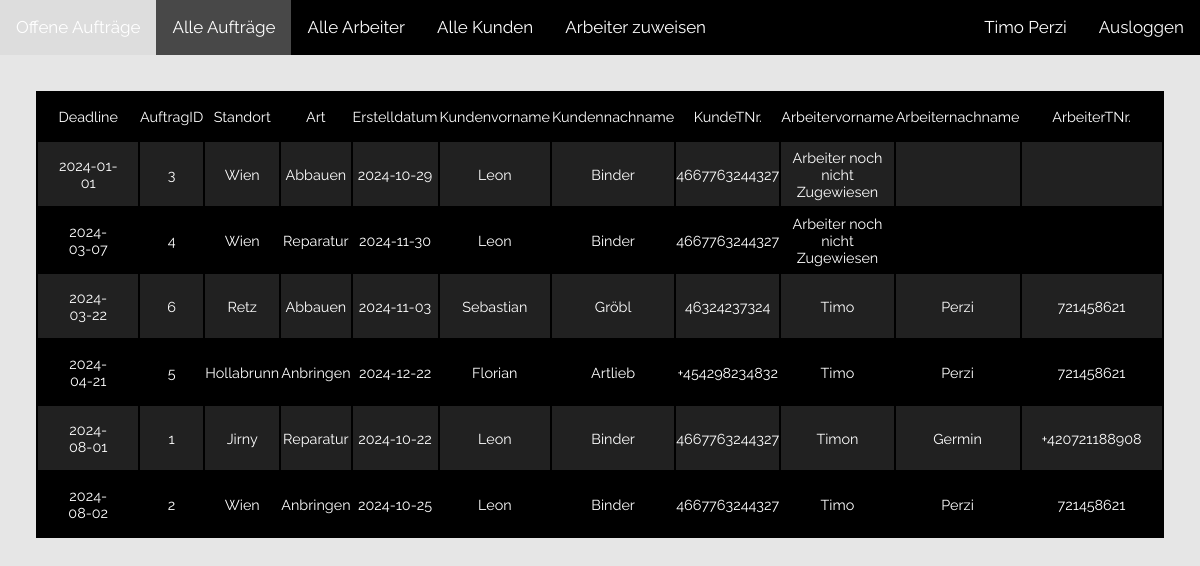
The app's page /Firma-Database-und-UI/pages/admin_pages/alle_auftraege.php (signed in) with its own data.
### tables this page shows
create table Arbeiter(
ID int NOT NULL AUTO_INCREMENT,
Vorname varchar(40) NOT NULL,
Nachname varchar(40) NOT NULL,
Telefonnummer varchar(30),
Email varchar(40) NOT NULL,
Passwort varchar(40) NOT NULL,
PRIMARY KEY (ID)
);

create table Auftrag(
ID int NOT NULL AUTO_INCREMENT,
Preis int NOT NULL,
Erstelldatum DATE,
Deadline DATE NOT NULL,
Art varchar(40), 
Erledigt VARCHAR(1) NOT NULL DEFAULT 'N',
LogoID int NOT NULL,
KundeID int NOT NULL,
ArbeiterID int NOT NULL,
primary key (ID),
FOREIGN KEY (LogoID) REFERENCES Logo(ID),
FOREIGN KEY (KundeID) REFERENCES Kunde(ID),
FOREIGN KEY (ArbeiterID) REFERENCES Arbeiter(ID)
);

create table Logo(
ID int NOT NULL AUTO_INCREMENT,
Standort varchar(40) NOT NULL,
Zustand varchar(40),
Typ varchar(40) NOT NULL,
PRIMARY KEY (ID)
);

create table Kunde(
ID int NOT NULL AUTO_INCREMENT,
Vorname varchar(40) NOT NULL,
Nachname varchar(40) NOT NULL,
Telefonnummer varchar(30),
Email varchar(40) NOT NULL,
Passwort varchar(50) NOT NULL,
PRIMARY KEY (ID)
);

### Firma-Database-und-UI/php_functions/session.php (called while the page is built, shortened)
<?php
include "connect.php";
$email_check = $_SESSION["Email"];
$pass_check = $_SESSION["Passwort"];
$mode_check = $_SESSION["Mode"];
if (!($_SESSION["Email"] === "admin@mail.com" && $_SESSION["Passwort"] === "1234")) {
    if ($mode_check === "Arbeiter") {
        $sql = "SELECT * FROM arbeiter WHERE Email='$email_check' AND Passwort='$pass_check'";
    } else {
        $sql = "SELECT * FROM kunde WHERE Email='$email_check' AND Passwort='$pass_check'";
    }
    $result = mysqli_query($conn, $sql);
    if (mysqli_num_rows($result) === 1) {
        $row = mysqli_fetch_assoc($result);
        if (
            $row["Email"] === $email_check &&
            $row["Passwort"] === $pass_check
        ) {
            $login_session = $row["Vorname"] . " " . $row["Nachname"];
        } else {
            header("location: ../pages/index.php");
            die();
        }
    } else {
        header("location: ../pages/index.php");
        die();
    }
}
else
{
    $login_session = "Admin";
}
?>

### Firma-Database-und-UI/php_functions/display_data.php (the view, shortened to what this page needs)
<?php
function display_data($data) {
    $output = "<table class='data_table'>";
    foreach($data as $column => $var) {
        $output .= '<tr>';
        if($column===0) {
            foreach($var as $row => $val) {
                $output .= "<td>" . $row . '</td>';
            }
            $output .= '</tr>';
        }
        foreach($var as $val) {
            $output .= '<td>' . $val . '</td>';
        }
        $output .= '</tr>';
    }
    $output .= '</table>';
    echo $output;
}

### Firma-Database-und-UI/pages/admin_pages/alle_auftraege.php (shortened to what this page needs)
<?php
include "../../php_functions/session.php";
include "../../php_functions/connect.php";
include "../../php_functions/display_data.php";
?>
<html lang="en">
<head>
    <link rel="stylesheet" href="../../css_files/overview.css">
</head>
<body>
<div class="topnav">
    <a  href="admin.php">Offene Aufträge</a>
    <a  class="active" href="alle_auftraege.php">Alle Aufträge</a>
    <a  href="alle_arbeiter.php">Alle Arbeiter</a>
    <a  href="alle_kunden.php">Alle Kunden</a>
    <a href="arbeiter_zuweisen.php">Arbeiter zuweisen</a>
    <a class="logout" href = "../../php_functions/logout.php">Ausloggen</a>
    <a class="name" ><?php echo $login_session?></a>
</div>
<div>
    <?php
    $query = "select Deadline, auftrag.ID as 'AuftragID', logo.Standort, auftrag.Art, auftrag.Erstelldatum, kunde.vorname as 'Kundenvorname', kunde.Nachname as 'Kundennachname', kunde.Telefonnummer as 'KundeTNr.', arbeiter.Vorname as 'Arbeitervorname', arbeiter.Nachname as 'Arbeiternachname', arbeiter.Telefonnummer as 'ArbeiterTNr.'
from logo join auftrag on logo.id = auftrag.logoid join kunde on auftrag.kundeid = kunde.id join arbeiter on auftrag.arbeiterid = arbeiter.id order by Deadline;
";
    $result = mysqli_query($conn, $query);
    display_data($result);
    ?>
</div>
</body>
</html>

### Firma-Database-und-UI/css_files/overview.css (style rules this page uses)
* { box-sizing: border-box; margin: 0; padding: 0; font-family: Raleway, sans-serif; }
html { font-size: 62.5%; }
body { font-family: 'Roboto', 'Helvetica Neue', Helvetica, Arial, sans-serif; font-size: 1.6rem; line-height: 1.6; -webkit-font-smoothing: antialiased; -moz-osx-font-smoothing: grayscale; background-color: rgba(57, 57, 57, 0.12); -webkit-text-fill-color: white; }
table { margin-left: auto; margin-right: auto; width: 90%; min-width: 300px; margin-bottom: 2.4rem; background-color: black; color: #fff; overflow: hidden; }
table tr:nth-child(even) { background-color: #212121; }
table td { display: block; font-size: 90%; }
table td:first-child { padding-top: 1rem; }
table td:last-child { padding-bottom: 1rem; }
table td:before { content: attr(data-th) ':\00a0'; font-weight: bold; min-width: 8rem; display: inline-block; }
@media (min-width: 600px) { table td:before { display: none; } }
@media (min-width: 600px) { table td { display: table-cell; text-align: center; } }
@media (min-width: 600px) { table td:first-child, table td:last-child { padding: 1.5rem 2rem; } }
.topnav { background-color: BLACK ; overflow: hidden; }
.topnav a { float: left; color: #f2f2f2; text-align: center; padding: 14px 16px; text-decoration: none; font-size: 17px; }
.topnav a.active { background-color: #484848; color: white; }
a.logout { float: right; color: #f2f2f2; text-align: center; padding: 14px 16px; text-decoration: none; font-size: 17px; }
a.name { color: whitesmoke; float: right; text-align: center; padding: 14px 16px; text-decoration: none; font-size: 17px; }
.data_table { margin-top: 3%; }

### records on screen
arbeiter: login_session "Timo Perzi"
auftrag: row "Deadline", row "AuftragID", row "Standort", row "Art", row "Erstelldatum", row "Kundenvorname", row "Kundennachname", row "KundeTNr.", row "Arbeitervorname", row "Arbeiternachname", row "ArbeiterTNr.", Deadline "2024-01-01", ID "3", LogoID.Standort "Wien", Art "Abbauen", Erstelldatum "2024-10-29", KundeID.Vorname "Leon", KundeID.Nachname "Binder", KundeID.Telefonnummer "4667763244327", ArbeiterID.Vorname "Arbeiter noch nicht Zugewiesen"
auftrag: Deadline "2024-03-07", ID "4", LogoID.Standort "Wien", Art "Reparatur", Erstelldatum "2024-11-30", KundeID.Vorname "Leon", KundeID.Nachname "Binder", KundeID.Telefonnummer "4667763244327", ArbeiterID.Vorname "Arbeiter noch nicht Zugewiesen"
auftrag: Deadline "2024-03-22", ID "6", LogoID.Standort "Retz", Art "Abbauen", Erstelldatum "2024-11-03", KundeID.Vorname "Sebastian", KundeID.Nachname "Gröbl", KundeID.Telefonnummer "46324237324", ArbeiterID.Vorname "Timo", ArbeiterID.Nachname "Perzi", ArbeiterID.Telefonnummer "721458621"
auftrag: Deadline "2024-04-21", ID "5", LogoID.Standort "Hollabrunn", Art "Anbringen", Erstelldatum "2024-12-22", KundeID.Vorname "Florian", KundeID.Nachname "Artlieb", KundeID.Telefonnummer "+454298234832", ArbeiterID.Vorname "Timo", ArbeiterID.Nachname "Perzi", ArbeiterID.Telefonnummer "721458621"
auftrag: Deadline "2024-08-01", ID "1", LogoID.Standort "Jirny", Art "Reparatur", Erstelldatum "2024-10-22", KundeID.Vorname "Leon", KundeID.Nachname "Binder", KundeID.Telefonnummer "4667763244327", ArbeiterID.Vorname "Timon", ArbeiterID.Nachname "Germin", ArbeiterID.Telefonnummer "+420721188908"
auftrag: Deadline "2024-08-02", ID "2", LogoID.Standort "Wien", Art "Anbringen", Erstelldatum "2024-10-25", KundeID.Vorname "Leon", KundeID.Nachname "Binder", KundeID.Telefonnummer "4667763244327", ArbeiterID.Vorname "Timo", ArbeiterID.Nachname "Perzi", ArbeiterID.Telefonnummer "721458621"
